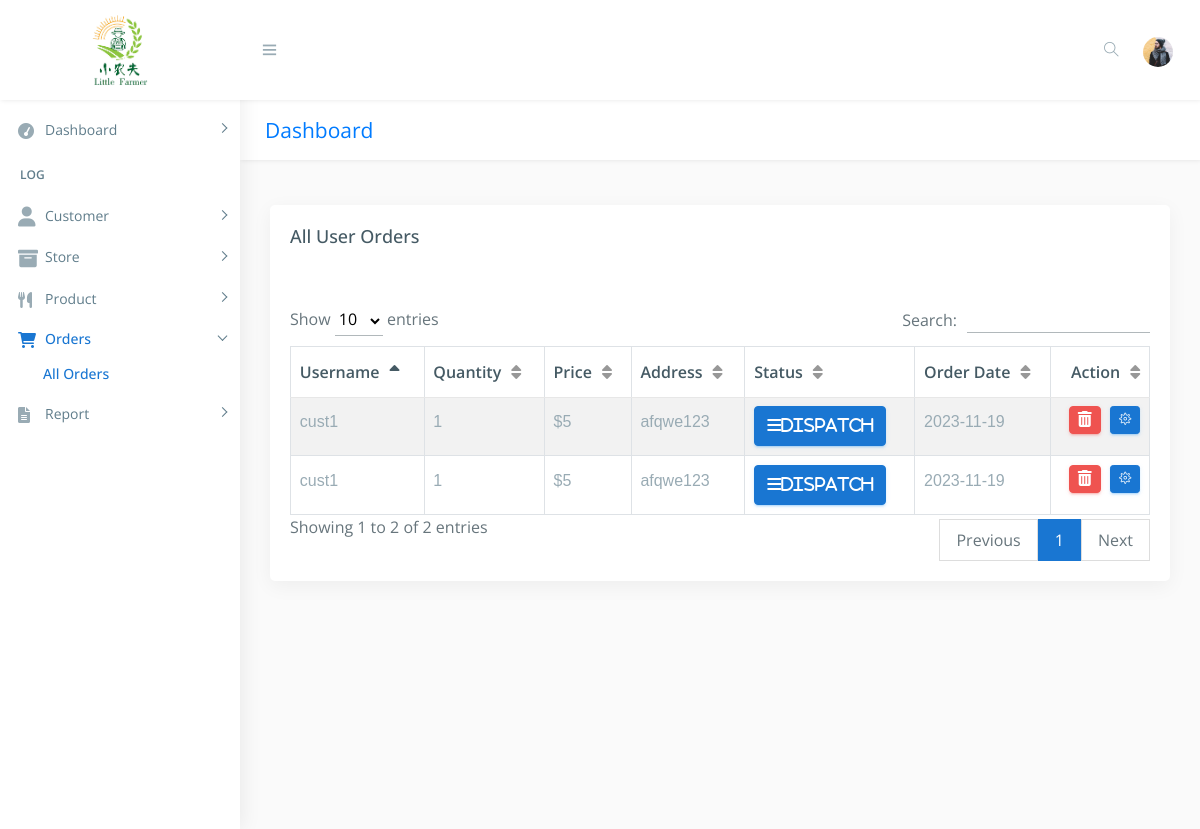
The page /seller/all_orders.php (signed in) on the database as committed earlier.
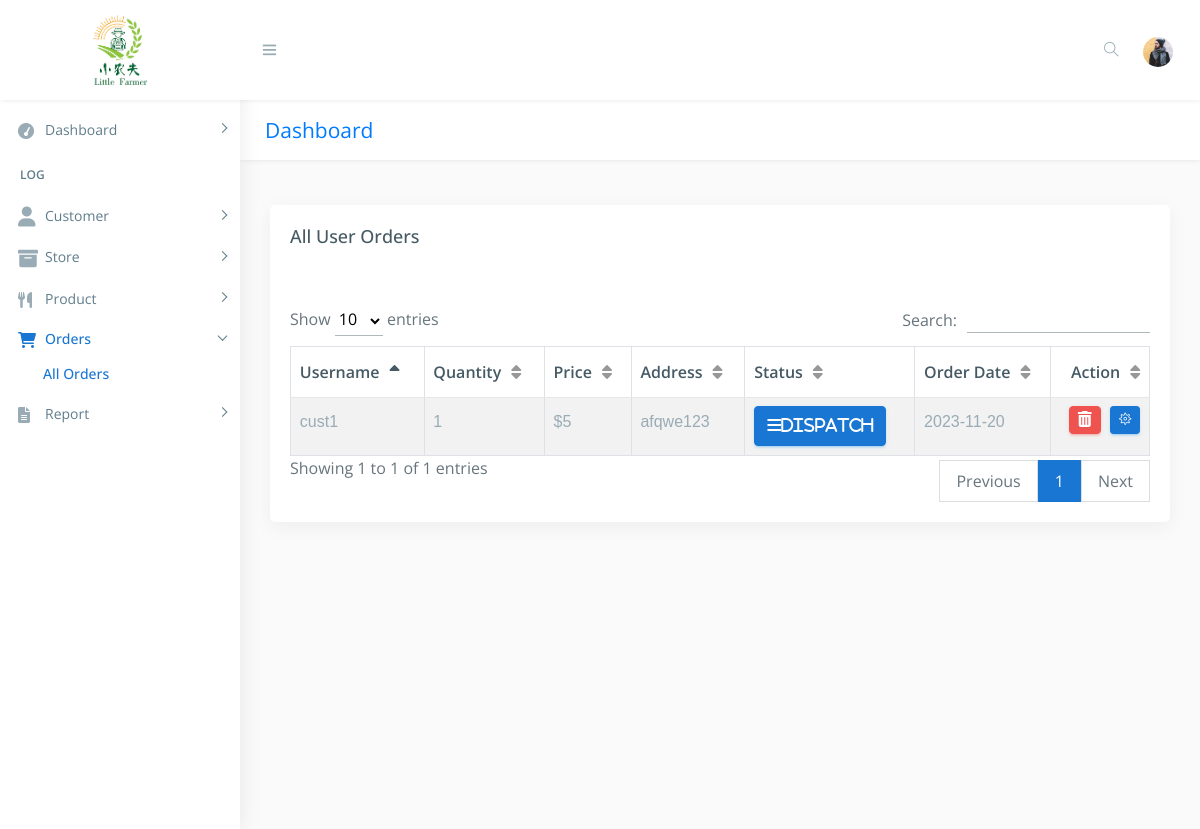
The same page on the database as committed later.
### tables this page shows
CREATE TABLE `orders` (
  `order_id` int(11) NOT NULL,
  `order_date` date NOT NULL,
  `client_name` varchar(255) NOT NULL,
  `client_contact` varchar(255) NOT NULL,
  `sub_total` varchar(255) NOT NULL,
  `vat` varchar(255) NOT NULL,
  `total_amount` varchar(255) NOT NULL,
  `discount` varchar(255) NOT NULL,
  `grand_total` varchar(255) NOT NULL,
  `paid` varchar(255) NOT NULL,
  `due` varchar(255) NOT NULL,
  `payment_type` int(11) NOT NULL,
  `payment_status` int(11) NOT NULL,
  `payment_place` int(11) NOT NULL,
  `gstn` varchar(255) NOT NULL,
  `order_status` int(11) NOT NULL DEFAULT 0,
  `user_id` int(11) NOT NULL,
  `order_belong` int(15) NOT NULL
);

CREATE TABLE `users` (
  `u_id` int(222) NOT NULL,
  `username` varchar(222) NOT NULL,
  `f_name` varchar(222) NOT NULL,
  `l_name` varchar(222) NOT NULL,
  `fullName` varchar(50) NOT NULL,
  `email` varchar(222) NOT NULL,
  `phone` varchar(222) NOT NULL,
  `password` varchar(222) NOT NULL,
  `address` text NOT NULL,
  `status` int(222) NOT NULL DEFAULT 1,
  `date` timestamp NOT NULL DEFAULT current_timestamp() ON UPDATE current_timestamp()
);

CREATE TABLE `order_item` (
  `order_item_id` int(11) NOT NULL,
  `order_id` int(11) NOT NULL DEFAULT 0,
  `product_id` int(11) NOT NULL DEFAULT 0,
  `quantity` varchar(255) NOT NULL,
  `price` varchar(255) NOT NULL,
  `total` varchar(255) NOT NULL,
  `order_item_status` int(11) NOT NULL DEFAULT 0
);

### seller/all_orders.php (the view, shortened to what the changed rows need)
<!DOCTYPE html>
<html lang="en">
<head>
    <link href="css/lib/bootstrap/bootstrap.min.css" rel="stylesheet">
    <link href="css/helper.css" rel="stylesheet">
    <link href="css/style.css" rel="stylesheet">
</head>
<body class="fix-header fix-sidebar">
<?php
include("./../connection/connect.php");
if(isset($_SESSION["adm_co"]))
{
?>
    <div id="main-wrapper">
        <?php
        include("sidebar.php");
        ?>
        <div class="page-wrapper">
            <div class="row page-titles">
                <div class="col-md-5 align-self-center">
                    <h3 class="text-primary">Dashboard</h3> </div>
            </div>
            <div class="container-fluid">
                <div class="row">
                    <div class="col-12">
                        <div class="card">
                            <div class="card-body">
                                <h4 class="card-title">All User Orders</h4>
                                <div class="table-responsive m-t-40">
                                    <table id="myTable" class="table table-bordered table-striped">
                                        <thead>
                                            <tr>
                                                <th>Username</th>
                                                <th>Quantity</th>
                                                <th>Price</th>
                                                <th>Address</th>
                                                <th>Status</th>
                                                <th>Order Date</th>
                                                <th>Action</th>
                                            </tr>
                                        </thead>
                                        <tbody>
											<?php
												if($_SESSION['adm_id'] == "SUPA")
													$sql = "SELECT orders.order_id,orders.order_status,orders.order_date, order_item.quantity, order_item.price, 	product.product_name, restaurant.title, users.username, users.address
														FROM orders
														JOIN order_item ON orders.order_id = order_item.order_id
														JOIN users ON orders.user_id = users.u_id
														JOIN product ON order_item.product_id = product.product_id
														JOIN restaurant ON product.owner = restaurant.rs_id
														WHERE orders.order_belong = '".$_SESSION['store']."' AND orders.order_status <= 2
														ORDER BY orders.order_status";
												else
													$sql = "SELECT orders.order_id,orders.order_status,orders.order_date, order_item.quantity, order_item.price, 	product.product_name, restaurant.title, users.username, users.address
														FROM orders
														JOIN order_item ON orders.order_id = order_item.order_id
														JOIN users ON orders.user_id = users.u_id
														JOIN product ON order_item.product_id = product.product_id
														JOIN restaurant ON product.owner = restaurant.rs_id
														WHERE orders.order_status <= 2
														ORDER BY orders.order_status";
												$query = mysqli_query($db,$sql);
                                                if(!mysqli_num_rows($query) > 0 )
                                                {
													if($_SESSION['adm_id'] == "SUPA")
                                                    	echo '<td colspan="8"><center>No orders data!</center></td>';
													else
														echo '<td colspan="7"><center>No orders data!</center></td>';
                                                }
                                                else
                                                {
                                                    while($rows=mysqli_fetch_array($query))
                                                    {
                                                        ?>
                                                        <?php
                                                        echo ' <tr>
                                                                <td>'.$rows['username'].'</td>';
                                                                echo '<td>'.$rows['quantity'].'</td>
                                                                <td>$'.$rows['price'].'</td>
                                                                <td>'.$rows['address'].'</td>';
                                                        ?>
                                                        <?php
                                                            $status=$rows['order_status'];
                                                            if($status=="1" )
                                                            {
                                                        ?>
                                                        <td> <button type="button" class="btn btn-info" style="font-weight:bold;"><span class="fa fa-bars"  aria-hidden="true">Dispatch</button></td>
                                                        <?php
                                                            }
                                                        ?>
                                                        <?php
                                                        echo '	<td>'.$rows['order_date'].'</td>';
                                                        ?>
                                                            <td>
                                                                <a href="delete_orders.php?order_del=<?php echo $rows['order_id'];?>" onclick="return confirm('Are you sure?');" class="btn btn-danger btn-flat btn-addon btn-xs m-b-10"><i class="fa fa-trash-o" style="font-size:16px"></i></a>
                                                            <?php
                                                                echo '<a href="view_order.php?order_upd='.$rows['order_id'].'" " class="btn btn-info btn-flat btn-addon btn-sm m-b-10 m-l-5"><i class="ti-settings"></i></a>
                                                            </td>
                                                         </tr>';
                                                    }
                                                }
											?>
                                        </tbody>
                                    </table>
                                </div>
                            </div>
                        </div>
					</div>
                </div>
            </div>
        </div>
    </div>
<?php
}
?>
</body>
</html>

Rows that differ between the two databases and show on the page:
removed orders: user.username "cust1", order_item.quantity "1", order_item.price "5", user.address "afqwe123", order_status "Dispatch", order_date "2023-11-19"
removed orders: user.username "cust1", order_item.quantity "1", order_item.price "5", user.address "afqwe123", order_status "Dispatch", order_date "2023-11-19"
added orders: user.username "cust1", order_item.quantity "1", order_item.price "5", user.address "afqwe123", order_status "Dispatch", order_date "2023-11-20"
Other text that changed with them:
text written by a page script: "Show entries Search: Showing 1 to 2 of 2 entries Previous 1 Next" → "Show entries Search: Showing 1 to 1 of 1 entries Previous 1 Next"
